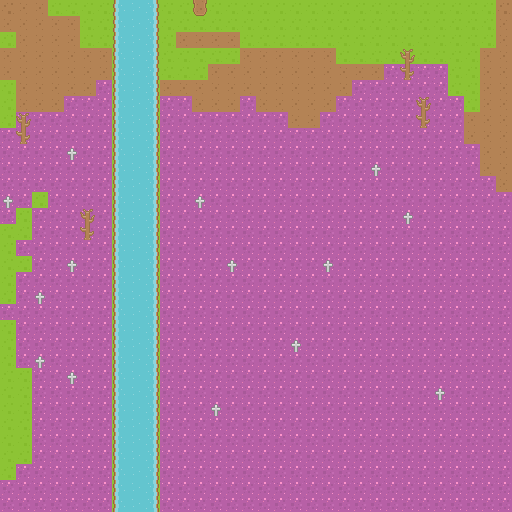

The image is a tile-based game level rendered from a .tmx file. Its description and source (layers, tilesets, objects; grid data summarised) follow:
An orthogonal 32x32 tile map with 16x16 px tiles, 4 tile layers (under, under-overlay, middle, over) and 1 object (speaker).

<map version="1.0" tiledversion="1.1.5" orientation="orthogonal" renderorder="right-down" width="32" height="32" tilewidth="16" tileheight="16" infinite="0" nextobjectid="27">
 <tileset firstgid="1" name="roguelike_general" tilewidth="16" tileheight="16" spacing="1" tilecount="1767" columns="57">
  <image source="../../../sprites/tiles/roguelike.png" width="968" height="526" />
 </tileset>
 <layer name="under" width="32" height="32">
  <data>[1024 cells, 1024 non-empty, 4 distinct tile ids]</data>
 </layer>
 <layer name="under-overlay" width="32" height="32">
  <data>[1024 cells, 15 non-empty, 2 distinct tile ids]</data>
 </layer>
 <objectgroup name="objects" visible="0">
  <object id="26" name="villager" type="speaker" x="305.333" y="315.333">
   <properties>
    <property name="phrase" value="this is the lair" />
   </properties>
   <point />
  </object>
 </objectgroup>
 <layer name="middle" width="32" height="32">
  <data>[1024 cells, 100 non-empty, 4 distinct tile ids]</data>
 </layer>
 <layer name="over" width="32" height="32">
  <data>[1024 cells, 4 non-empty, 1 distinct tile ids]</data>
 </layer>
</map>
